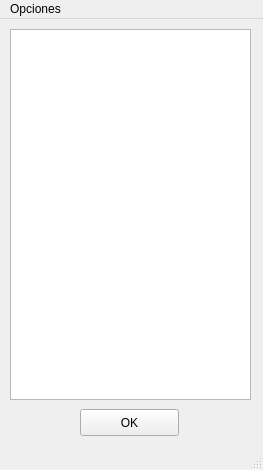
<?xml version="1.0" encoding="UTF-8"?>
<ui version="4.0">
 <class>MainWindow</class>
 <widget class="QMainWindow" name="MainWindow">
  <property name="geometry">
   <rect>
    <x>0</x>
    <y>0</y>
    <width>263</width>
    <height>470</height>
   </rect>
  </property>
  <property name="windowTitle">
   <string>MainWindow</string>
  </property>
  <widget class="QWidget" name="centralwidget">
   <widget class="QPushButton" name="pushButton">
    <property name="geometry">
     <rect>
      <x>80</x>
      <y>390</y>
      <width>99</width>
      <height>27</height>
     </rect>
    </property>
    <property name="text">
     <string>OK</string>
    </property>
   </widget>
   <widget class="QListWidget" name="listWidget">
    <property name="geometry">
     <rect>
      <x>10</x>
      <y>10</y>
      <width>241</width>
      <height>371</height>
     </rect>
    </property>
   </widget>
  </widget>
  <widget class="QMenuBar" name="menubar">
   <property name="geometry">
    <rect>
     <x>0</x>
     <y>0</y>
     <width>263</width>
     <height>25</height>
    </rect>
   </property>
   <widget class="QMenu" name="menuOpciones">
    <property name="title">
     <string>Opciones</string>
    </property>
    <addaction name="actionOpenFIle"/>
   </widget>
   <addaction name="menuOpciones"/>
  </widget>
  <widget class="QStatusBar" name="statusbar"/>
  <action name="actionOpenFIle">
   <property name="text">
    <string>Abrir</string>
   </property>
  </action>
 </widget>
 <resources/>
 <connections/>
</ui>
